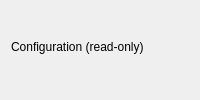
<?xml version="1.0" encoding="UTF-8"?>
<ui version="4.0">
 <class>QtSettingsPage</class>
 <widget class="QWidget" name="QtSettingsPage">
  <layout class="QVBoxLayout" name="rootLayout">
   <item>
    <widget class="QLabel" name="headerLabel">
     <property name="text">
      <string>Configuration (read-only)</string>
     </property>
    </widget>
   </item>
   <item>
    <layout class="QFormLayout" name="settingsForm"/>
   </item>
   <item>
    <spacer name="verticalSpacer">
     <property name="orientation">
      <enum>Qt::Vertical</enum>
     </property>
    </spacer>
   </item>
  </layout>
 </widget>
 <resources/>
 <connections/>
</ui>
